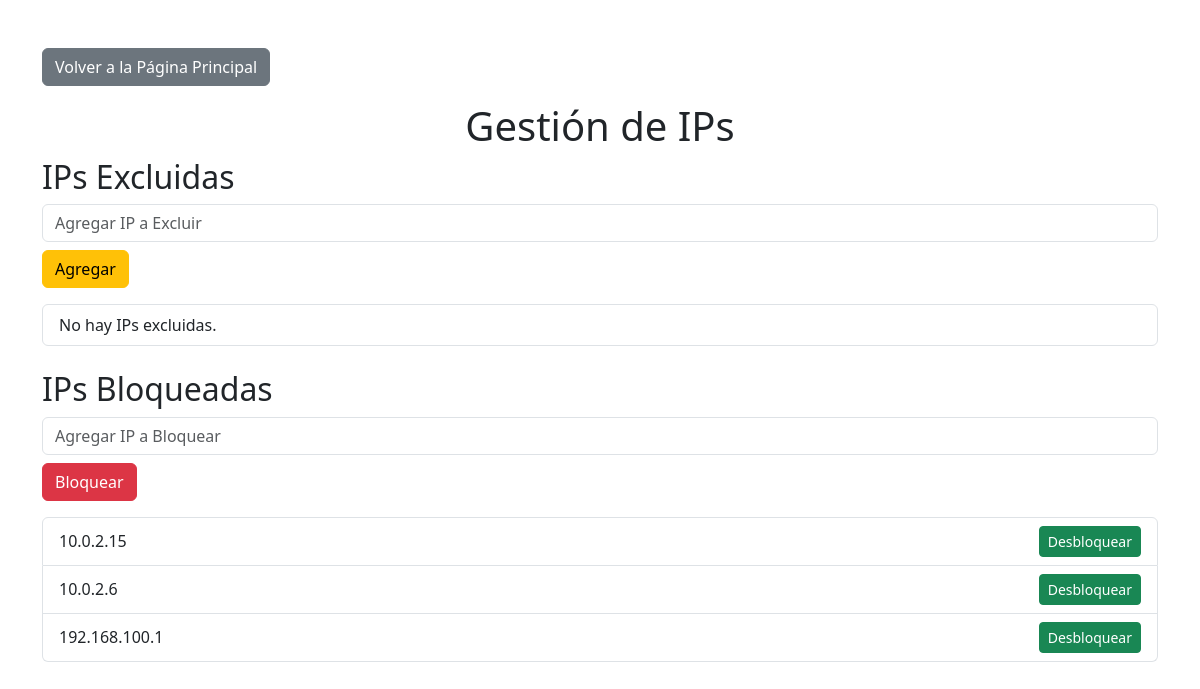
Page /configuracion_ips on the committed database.
### tables this page shows
CREATE TABLE ips_bloqueadas (
                id INTEGER PRIMARY KEY AUTOINCREMENT,
                ip TEXT UNIQUE NOT NULL
            );

### app.py (the view)
@app.route('/configuracion_ips')
def configuracion_ips():
    return render_template("configuracion_ips.html",
                           blocked_ips=get_blocked_ips(),
                           excluded_ips=get_excluded_ips())

### app.py (called while the page is built)
def get_db_connection():
    try:
        return sqlite3.connect(DB_PATH)
    except sqlite3.Error as e:
        print(f"Error al conectar a la base de datos: {e}")
        return None

def get_blocked_ips():
    conn = get_db_connection()
    if not conn:
        return []
    cursor = conn.cursor()
    cursor.execute("SELECT ip FROM ips_bloqueadas")
    blocked_ips = [row[0] for row in cursor.fetchall()]
    conn.close()
    return blocked_ips

def get_excluded_ips():
    conn = get_db_connection()
    if not conn:
        return []
    cursor = conn.cursor()
    cursor.execute("SELECT ip FROM ips_excluidas")
    excluded_ips = [row[0] for row in cursor.fetchall()]
    conn.close()
    return excluded_ips

### templates/configuracion_ips.html (shortened to what this page needs)
<!DOCTYPE html>
<html>
<head>
    <link rel="stylesheet" href="https://cdn.jsdelivr.net/npm/bootstrap@5.3.0/dist/css/bootstrap.min.css">
</head>
<body class="container mt-5">
    <button onclick="window.location.href='/'" class="btn btn-secondary mb-3">
        Volver a la Página Principal
    </button>
    <h1 class="text-center">Gestión de IPs</h1>
    <h2>IPs Excluidas</h2>
    <input type="text" id="excludeIpInput" class="form-control mb-2" placeholder="Agregar IP a Excluir">
    <button class="btn btn-warning" onclick="addExcludedIp()">Agregar</button>
    <ul class="list-group mt-3">
        {% if excluded_ips %}
            {% for ip in excluded_ips %}
                <li class="list-group-item d-flex justify-content-between align-items-center">
                    {{ ip }}
                    <button class="btn btn-danger btn-sm" onclick="removeExcludedIp('{{ ip }}')">Eliminar</button>
                </li>
            {% endfor %}
        {% else %}
            <li class="list-group-item">No hay IPs excluidas.</li>
        {% endif %}
    </ul>
    <h2 class="mt-4">IPs Bloqueadas</h2>
    <input type="text" id="blockIpInput" class="form-control mb-2" placeholder="Agregar IP a Bloquear">
    <button class="btn btn-danger" onclick="addBlockedIp()">Bloquear</button>
    <ul class="list-group mt-3">
        {% if blocked_ips %}
            {% for ip in blocked_ips %}
                <li class="list-group-item d-flex justify-content-between align-items-center">
                    {{ ip }}
                    <button class="btn btn-success btn-sm" onclick="unblockIp('{{ ip }}')">Desbloquear</button>
                </li>
            {% endfor %}
        {% else %}
            <li class="list-group-item">No hay IPs bloqueadas.</li>
        {% endif %}
    </ul>
</body>
</html>

### rows in the picture
ips_bloqueadas: ip "10.0.2.15"
ips_bloqueadas: ip "10.0.2.6"
ips_bloqueadas: ip "192.168.100.1"
